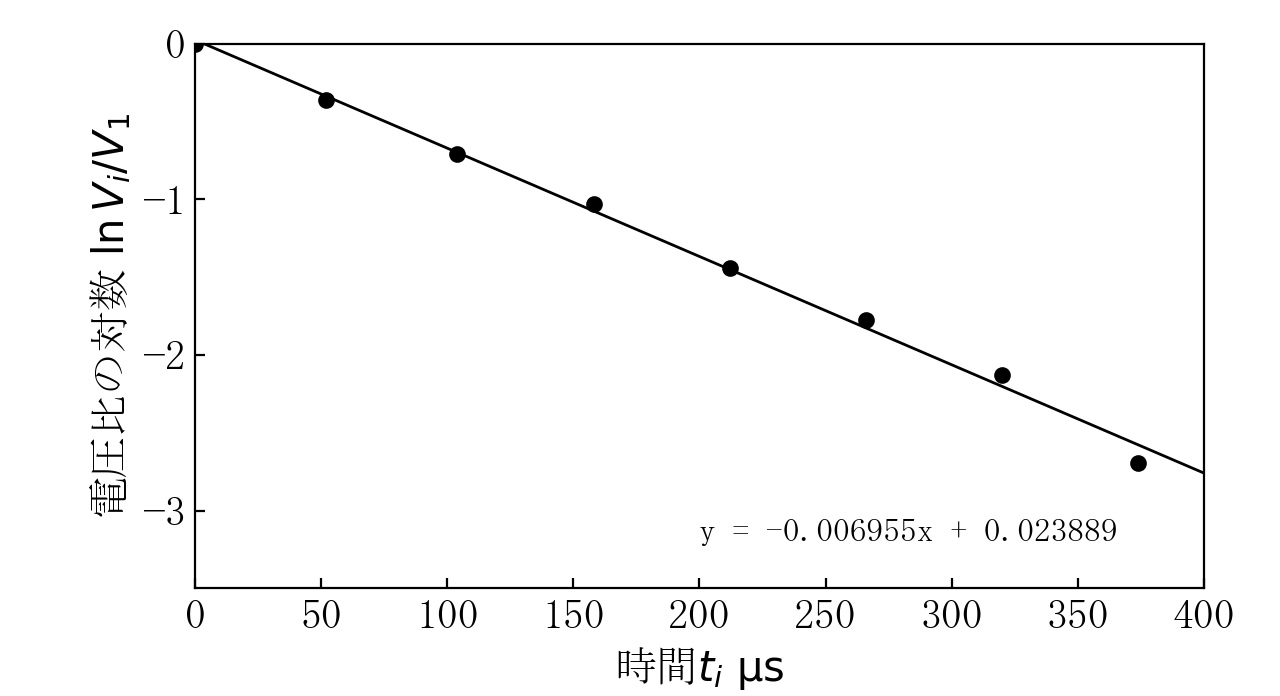

Write the Python code that produced this figure.
import matplotlib.pyplot as plt
# import matplotlib_fontja
# import pandas as pd
import numpy as np
import math

plt.rcParams["font.family"] = "MS Mincho"
plt.rcParams["font.size"] = 15

plt.rcParams["xtick.direction"] = "in"
plt.rcParams["ytick.direction"] = "in"

plt.rcParams["legend.fancybox"] = False
plt.rcParams["legend.framealpha"] = 1
plt.rcParams["legend.edgecolor"] = "black"
plt.rcParams["legend.markerscale"] = 5
plt.rcParams["lines.linewidth"] = 1
plt.rcParams["lines.linestyle"] = ""
plt.rcParams["lines.marker"] = "."

fig = plt.figure(dpi=200)

x1 = 0
x2 = 400
y1 = -3.5
y2 = 0

plt.xlim(x1, x2)
plt.ylim(y1, y2)

x = np.array([0, 52, 104, 158, 212, 266, 320, 374])
y = np.array([0,-0.363965377,-0.710241614,-1.033015006,-1.438480114,-1.774952351,-2.131627295,-2.691243083])

plt.plot(x, y, markeredgecolor='black', marker='o', markersize=5, color='black')

plt.rcParams["lines.linestyle"] = "-"

slope, intercept = np.polyfit(x, y, 1)
xmin, xmax = plt.xlim()
x_fit = np.array([xmin, xmax])
y_fit = slope * x_fit + intercept
plt.plot(x_fit, y_fit, marker='', color='black')
print(f'最小二乗法による直線 (LSM Line)\ny = {slope:.6f}x + {intercept:.6f}')
plt.text(200, -3.2, f'y = {slope:.6f}x + {intercept:.6f}', fontsize=12)

plt.xlabel(r"時間$t_i\ \mathrm{\mu s}$")
plt.ylabel(r"電圧比の対数$\ \ln{V_i/V_1}$")

plt.tight_layout()

plt.show()
